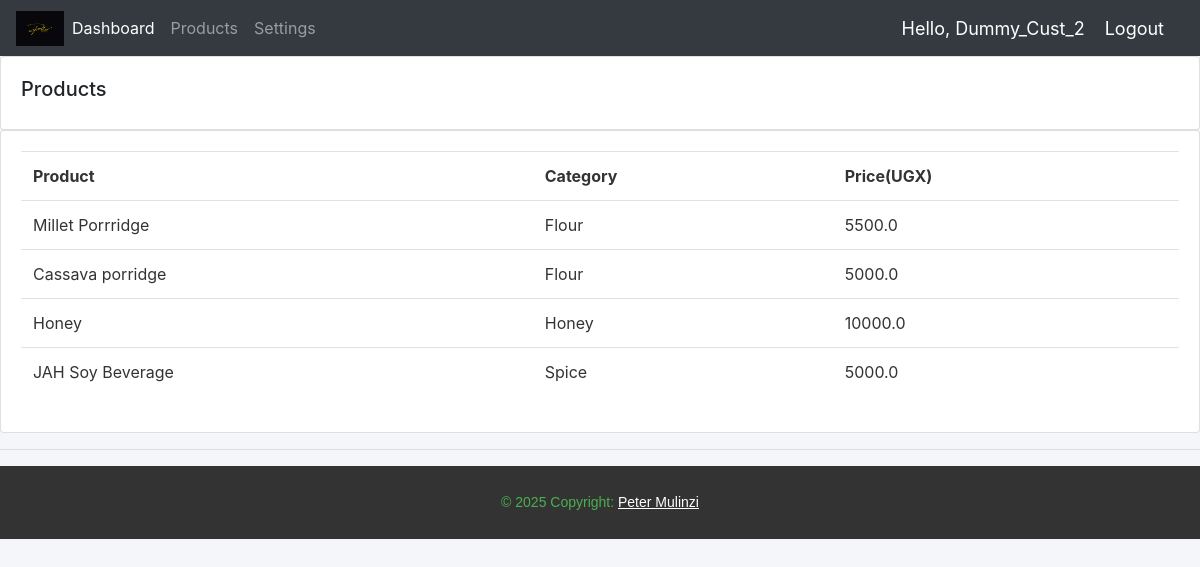
The app's page /products/ (signed in) with its own data.
### Jah_Accounts/models.py (models this page shows, shortened)
class Product(models.Model):
    CATEGORY = (
        ('Flour', 'Flour'),
        ('Honey', 'Honey'),
        ('Spice', 'Spice'),
    )
    name = models.CharField(max_length=200, null=True)
    price = models.FloatField(null=True)
    category = models.CharField(max_length=200, null=True, choices=CATEGORY)
    description = models.CharField(max_length=200, null = True, blank = True)
    date_created = models.DateTimeField(auto_now_add=True, null=True)

### Jah_Accounts/decorators.py (the view)
        def wrapper_func(request, *args, **kwargs):
            if request.user.groups.exists():
                user_groups = request.user.groups.values_list('name', flat = True)
                if any(group in allowed_roles for group in user_groups):
                    return view_func(request, *args, **kwargs)
            return HttpResponse('You are not allowed to view this page.')

### Jah_Accounts/views.py (called while the page is built)
@login_required(login_url='login')
@allowed_users(allowed_roles=['admin', 'customer'])
def products(request):
    products = Product.objects.all()
    return render(request, 'Jah_Accounts/Products.html', {'products': products})

### Jah_Accounts/templates/Jah_Accounts/Products.html
{% extends "Jah_Accounts/main.html" %}
{% block content %}
<div class="row">
    <div class="col-md">
        <div class="card card-body">
            <h5>Products</h5>
        </div>
        <div class="card card-body" style="background-color: #ffffff; color: #333333;">
            <table class="table">
                <tr>
                    <th>Product</th>
                    <th>Category</th>
                    <th>Price(UGX)</th>
                </tr>
                {% for i in products  %}
                    <tr>
                        <td>{{i.name}}</td>
                        <td>{{i.category}}</td>
                        <td>{{i.price}}</td>
                    </tr>
                {% endfor %}
            </table>
        </div>
    </div>
</div>
{% endblock %}

### Jah_Accounts/templates/Jah_Accounts/navbar.html (shortened to what this page needs)
{% load static %}
<nav class="navbar navbar-expand-lg navbar-dark bg-dark">
    <img src="/static/media/LOGO.png" alt="" width="48" height="35">
    <div class="collapse navbar-collapse" id="navbarNavAltMarkup">
      <div class="navbar-nav">
        {% if request.user.is_staff %}
        <a class="nav-item nav-link active" href="{% url 'home' %}">Dashboard</a>
        <a class="nav-item nav-link" href="{% url 'products' %}">Products</a>
        {% endif %}
        <a class="nav-link" href="{% url 'accountSettings' %}">Settings</a>
      </div>
    </div>
    <span class="hello-msg">Hello, {{request.user}}</span>
    <span><a class="hello-msg" href="{% url 'logout' %}">Logout</a></span>
  </nav>

### static/css/main.css (style rules this page uses)
body { background-color: #f4f6f9; }

### Jah_Accounts/templates/Jah_Accounts/navbar.html (style rules this page uses)
.hello-msg { font-size: 18px; color: #fff; margin-right: 20px; }

### records on screen
Product: name "Millet Porrridge", category "Flour", price "5500.0"
Product: name "Cassava porridge", category "Flour", price "5000.0"
Product: name "Honey", category "Honey", price "10000.0"
Product: name "JAH Soy Beverage", category "Spice", price "5000.0"

### other values on screen
{{ request.user }} "Dummy_Cust_2"
